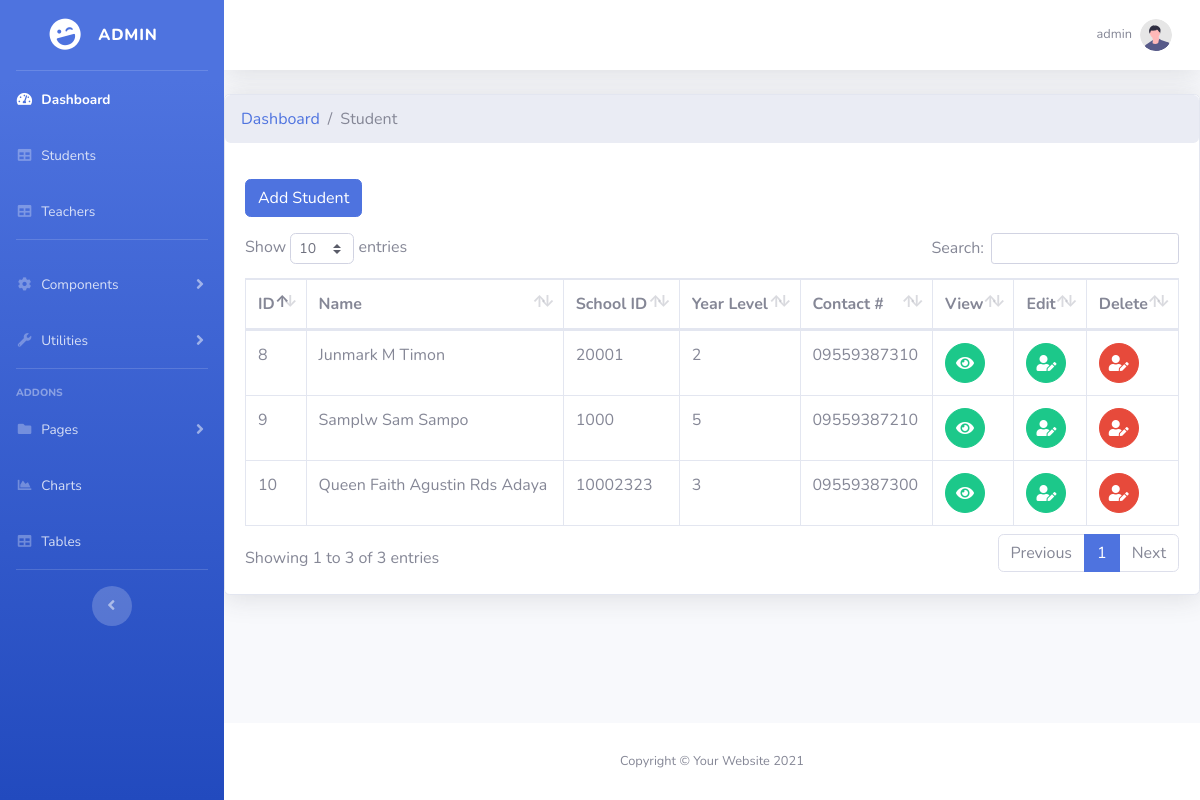
Page /admin/students.php (signed in) on the committed database.
### tables this page shows
CREATE TABLE `tbl_student` (
  `id` int(11) NOT NULL,
  `school_id` int(11) NOT NULL,
  `fname` varchar(160) NOT NULL,
  `mname` varchar(160) NOT NULL,
  `lname` varchar(160) NOT NULL,
  `year_level` varchar(5) NOT NULL,
  `contact_no` varchar(11) NOT NULL,
  `date_created` timestamp(5) NOT NULL DEFAULT current_timestamp(5)
);

### admin/students.php (the view, shortened to what this page needs)
<?php
    include '../process.php';
    include 'include/header.php';
    include 'include/sidebar.php';
    include 'include/topbar.php';
?>
    <div class="card shadow mb-4">
        <nav aria-label="breadcrumb">
            <ol class="breadcrumb">
                <li class="breadcrumb-item"><a href="index.php">Dashboard</a></li>
                <li class="breadcrumb-item active" aria-current="page">Student</li>
            </ol>
        </nav>
        <div class="card-body">
                <button type="button" class="btn btn-primary mb-3 float-left" data-toggle="modal" data-target="#exampleModal">
                    Add Student
                </button>
            <div class="table-responsive">
                <table class="table table-bordered" id="dataTable1" width="100%" cellspacing="0">
                    <thead>
                        <tr>
                            <th>ID</th>
                            <th>Name</th>
                            <th>School ID</th>
                            <th>Year Level</th>
                            <th>Contact #</th>
                            <th>View</th>
                            <th>Edit</th>
                            <th>Delete</th>
                        </tr>
                    </thead>
                    <tbody>
                        <?php
                            $query = "SELECT * FROM tbl_student";
                            $query_run = mysqli_query($connection,$query);
                        ?>
                        <?php
                            if (mysqli_num_rows($query_run) > 0){
                                while($row = mysqli_fetch_assoc($query_run)){
                        ?>
                                    <tr style="text-transform: capitalize;">
                                        <td>
                                            <?php echo htmlspecialchars($row['id']); ?>
                                        </td>
                                        <td>
                                            <?php echo htmlspecialchars($row['fname']." ".$row['mname']. " " .$row['lname']); ?>
                                        </td>
                                        <td>
                                            <?php echo htmlspecialchars($row['school_id']); ?>
                                        </td>
                                        <td>
                                            <?php echo htmlspecialchars($row['year_level']); ?>
                                        </td>
                                        <td>
                                            <?php echo htmlspecialchars($row['contact_no']); ?>
                                        </td>
                                        <td width="2%">
                                            <button type="button" class="btn btn-success btn-circle" id="qrCode_student" data-toggle="modal" data-target="#exampleModal0" data-id1="<?php echo htmlspecialchars($row['id']); ?>" data-id2="<?php echo htmlspecialchars($row['school_id']); ?>" data-id3="<?php echo htmlspecialchars($row['fname']); ?>" data-id4="<?php echo htmlspecialchars($row['mname']); ?>" data-id5="<?php echo htmlspecialchars($row['lname']); ?>" data-id6="<?php echo htmlspecialchars($row['year_level']); ?>">
                                                <i class='fas fa-eye'></i>
                                            </button>
                                        </td>
                                        <td width="2%">
                                            <button type="button" class="btn btn-success btn-circle" id="edit_student" data-toggle="modal" data-target="#exampleModal1" data-id1="<?php echo htmlspecialchars($row['id']); ?>" data-id2="<?php echo htmlspecialchars($row['school_id']); ?>" data-id3="<?php echo htmlspecialchars($row['fname']); ?>" data-id4="<?php echo htmlspecialchars($row['mname']); ?>" data-id5="<?php echo htmlspecialchars($row['lname']); ?>" data-id6="<?php echo htmlspecialchars($row['year_level']); ?>" data-id7="<?php echo htmlspecialchars($row['contact_no']); ?>">
                                                <i class="fas fa-user-edit"></i>
                                            </button>
                                        </td>
                                        <td width="2%">
                                            <button type="button" class="btn btn-danger btn-circle" id="delete_student" data-toggle="modal" data-target="#exampleModal2" data-id1="<?php echo htmlspecialchars($row['id']); ?>" >
                                                <i class="fas fa-user-edit"></i>
                                            </button>
                                        </td>
                                    </tr>
                    <?php
                                }
                            }
                    ?>
                    </tbody>
                </table>
            </div>
        </div>
    </div>
<?php
    include 'include/footer.php';
?>

### admin/include/header.php (shortened to what this page needs)
<!DOCTYPE html>
<html lang="en">
<head>
    <link href="vendor/fontawesome-free/css/all.min.css" rel="stylesheet" type="text/css">
   <link href="css/sb-admin-2.min.css" rel="stylesheet">
    <link href="css/buttons.dataTables.min.css" rel="stylesheet">
     <link href="vendor/datatables/dataTables.bootstrap4.min.css" rel="stylesheet">
</head>
<body id="page-top">

### admin/include/sidebar.php (shortened to what this page needs)
<div id="wrapper">
<ul class="navbar-nav bg-gradient-primary sidebar sidebar-dark accordion" id="accordionSidebar">
    <a class="sidebar-brand d-flex align-items-center justify-content-center" href="index.php">
        <div class="sidebar-brand-icon rotate-n-15">
            <i class="fas fa-laugh-wink"></i>
        </div>
        <div class="sidebar-brand-text mx-3"> <?php echo $_SESSION['username']; ?> </div>
    </a>
    <hr class="sidebar-divider my-0">
    <li class="nav-item active">
        <a class="nav-link" href="index.php">
            <i class="fas fa-fw fa-tachometer-alt"></i>
            <span>Dashboard</span></a>
    </li>
    <li class="nav-item">
        <a class="nav-link" href="students.php">
            <i class="fas fa-fw fa-table"></i>
            <span>Students</span></a>
    </li>
    <li class="nav-item">
        <a class="nav-link" href="teachers.php">
            <i class="fas fa-fw fa-table"></i>
            <span>Teachers</span></a>
    </li>
    <hr class="sidebar-divider">
    <li class="nav-item">
        <a class="nav-link collapsed" href="#" data-toggle="collapse" data-target="#collapseTwo"
            aria-expanded="true" aria-controls="collapseTwo">
            <i class="fas fa-fw fa-cog"></i>
            <span>Components</span>
        </a>
    </li>
    <li class="nav-item">
        <a class="nav-link collapsed" href="#" data-toggle="collapse" data-target="#collapseUtilities"
            aria-expanded="true" aria-controls="collapseUtilities">
            <i class="fas fa-fw fa-wrench"></i>
            <span>Utilities</span>
        </a>
    </li>
    <hr class="sidebar-divider">
    <div class="sidebar-heading">
        Addons
    </div>
    <li class="nav-item">
        <a class="nav-link collapsed" href="#" data-toggle="collapse" data-target="#collapsePages"
            aria-expanded="true" aria-controls="collapsePages">
            <i class="fas fa-fw fa-folder"></i>
            <span>Pages</span>
        </a>
    </li>
    <li class="nav-item">
        <a class="nav-link" href="charts.html">
            <i class="fas fa-fw fa-chart-area"></i>
            <span>Charts</span></a>
    </li>
    <li class="nav-item">
        <a class="nav-link" href="tables.html">
            <i class="fas fa-fw fa-table"></i>
            <span>Tables</span></a>
    </li>
    <hr class="sidebar-divider d-none d-md-block">
    <div class="text-center d-none d-md-inline">
        <button class="rounded-circle border-0" id="sidebarToggle"></button>
    </div>
</ul>
        <div id="content-wrapper" class="d-flex flex-column">
    <div id="content">

### admin/include/topbar.php (shortened to what this page needs)
<nav class="navbar navbar-expand navbar-light bg-white topbar mb-4 static-top shadow">
<ul class="navbar-nav ml-auto">
    <li class="nav-item dropdown no-arrow">
        <a class="nav-link dropdown-toggle" href="#" id="userDropdown" role="button"
            data-toggle="dropdown" aria-haspopup="true" aria-expanded="false">
            <span class="mr-2 d-none d-lg-inline text-gray-600 small"> <?php echo $_SESSION['username']; ?> </span>
            <img class="img-profile rounded-circle"
                src="img/undraw_profile.svg">
        </a>
    </li>
</ul>
</nav>

### admin/include/footer.php (shortened to what this page needs)
</div>
            <footer class="sticky-footer bg-white">
                <div class="container my-auto">
                    <div class="copyright text-center my-auto">
                        <span>Copyright &copy; Your Website 2021</span>
                    </div>
                </div>
            </footer>
        </div>
    </div>
</body>
</html>

### rows in the picture
tbl_student: id "8", fname+mname+lname "Junmark M Timon", school "20001", year_level "2", contact_no "09559387310"
tbl_student: id "9", fname+mname+lname "Samplw Sam Sampo", school "1000", year_level "5", contact_no "09559387210"
tbl_student: id "10", fname+mname+lname "Queen Faith Agustin Rds Adaya", school "10002323", year_level "3", contact_no "09559387300"

### other values in the picture
$_SESSION['username'] "ADMIN"
$_SESSION['username'] "admin"
